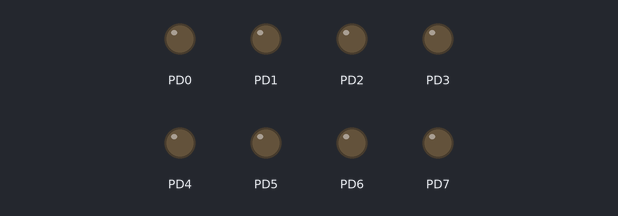
Recording of a program running on a simulated ATmega328P, built with avr-gcc and emulated at 16 MHz. Parts: output pins drawn as LEDs (lit = HIGH).

Above: at 0.1 s.
At 5.1 s:
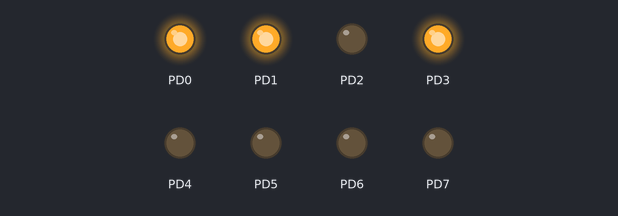
At 9.95 s:
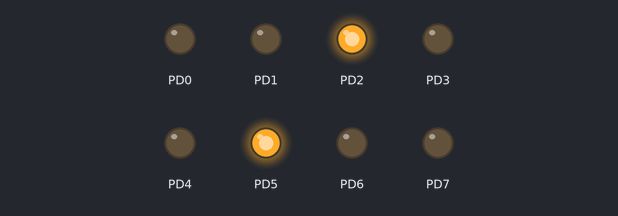
At 19.82 s:
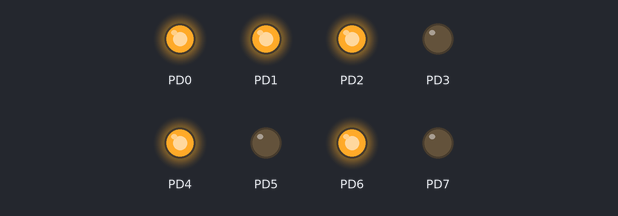
At 29.06 s:
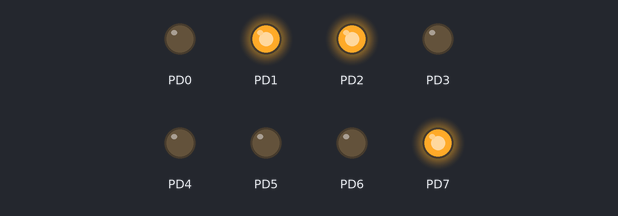
At 39.71 s:
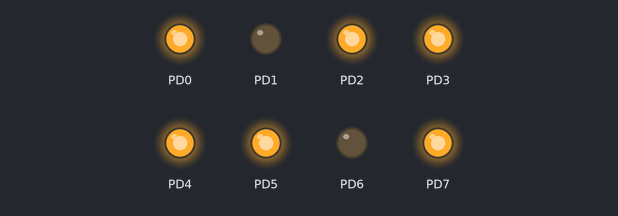
Timing chart, 0 to 40.0 s (numbered marks = the images above):
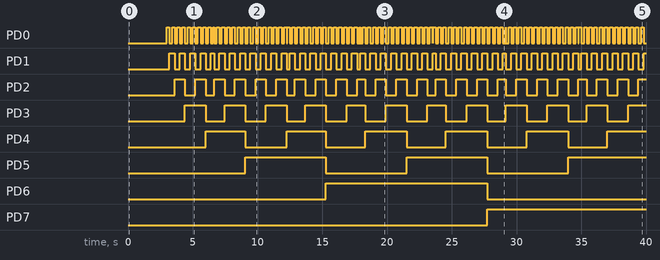

Measured:
- by itself, PD0: moves between LOW and HIGH, repeating every 4.2 s
- by itself, PD1, PD2: moves between LOW and HIGH, repeating every 4.6 s
- by itself, PD3: alternates HIGH for 1.6 s and LOW for 1.6 s
- by itself, PD4: alternates HIGH for 3.2 s and LOW for 3.0 s
- by itself, PD5: alternates HIGH for 6.2 s and LOW for 6.2 s
- by itself, PD6: LOW → HIGH at 15.3 s, → LOW 12.5 s later
- by itself, PD7: LOW → HIGH at 27.8 s

The program:

main.c
```c
/*
 * Praktikum3.c
 *
 * Created: 11/26/2022 10:01:58 PM
 * Author : Fachrial Dimas Putra Perdana
 * Matrikel- Nr : 3503937
 */

#include <avr/io.h>

#define F_CPU 16000000
#include <avr/interrupt.h>


volatile uint32_t systemClock = 0;

void TC0_setUp() {							//Timer 0 verwenden
	TCCR0A = (1 << WGM01);					// enable CTC mode of Timer/Counter 0 Control Register A

	TCCR0B |= (1 << CS01) | (1 << CS00);	// set Prescaler 64

	OCR0A = 249;							// set up Output Comparison Register A for Timer0 to generate an interrupt when timer counter and OCR0A are equals
											// OCR = F_clk / (F_TimerInterrupt x prescaler) - 1 = ( 16MHz/(1000Hz x 64) ) - 1 = 249
	TIMSK0 = (1 << OCIE0A);					// enable interrupt
}
void dir_setUp(){
	DDRD = 0xff;							// Data direction register D (D0) as output
	PORTD = 0x00;
	sei();									// set global interrupt enable
}

ISR(TIMER0_COMPA_vect) {
	systemClock++;
}

void waitFor(uint32_t ms) {
	uint32_t currentTime = systemClock + ms;
	while (systemClock < currentTime) {}
}

void waitUntil(uint32_t ms) {
	while (systemClock <= ms) {}
}

int main(void)
{
	/* Replace with your application code */

	dir_setUp();
	TC0_setUp();


	waitUntil(3000);						// wait until 3s from the beginning then turn on LED
	PORTD = 1;								// setting bit for LED
	while (1)
	{
		waitFor(200);						// wait for 0.2s to count up
		PORTD ++;							// LED will count will increase
	}
}
```
